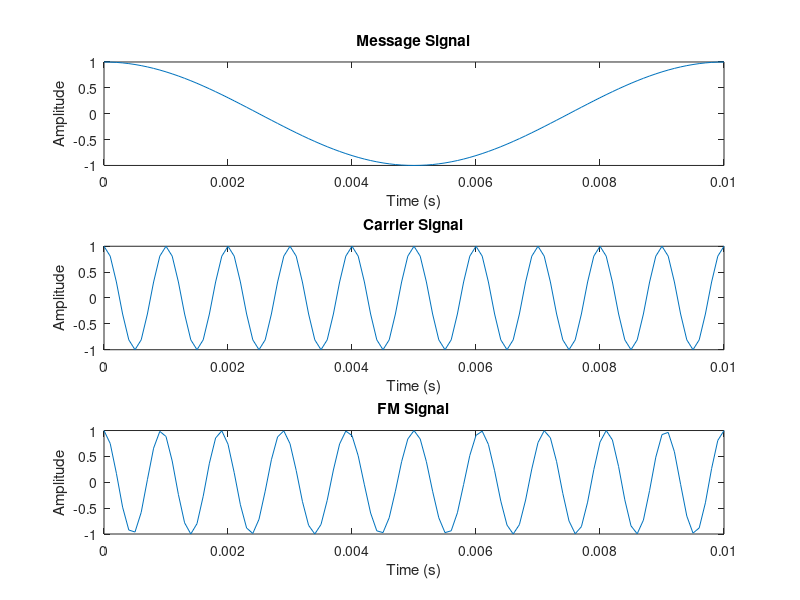

Write the MATLAB code that produced this figure.
fs=10000;
t=0:1/fs:0.01;
fc=1000;
fm=100;
am=1;
ac=1;
kf=2*pi*75;
% Message signal
m=am*cos(2*pi*fm*t);
% Integrate the message signal
int_m=cumsum(m)/fs;

% FM signal
s_fm= ac*cos(2*pi*fc*t +kf*int_m);
figure;
subplot(3,1,1);
plot(t,m);
title('Message Signal');
xlabel('Time (s)');
ylabel('Amplitude');

subplot(3,1,2);
plot(t,cos(2*pi*fc*t));
title('Carrier Signal');
xlabel('Time (s)');
ylabel('Amplitude');

subplot(3,1,3);
plot(t, s_fm);
title('FM Signal');
xlabel('Time (s)');
ylabel('Amplitude');
